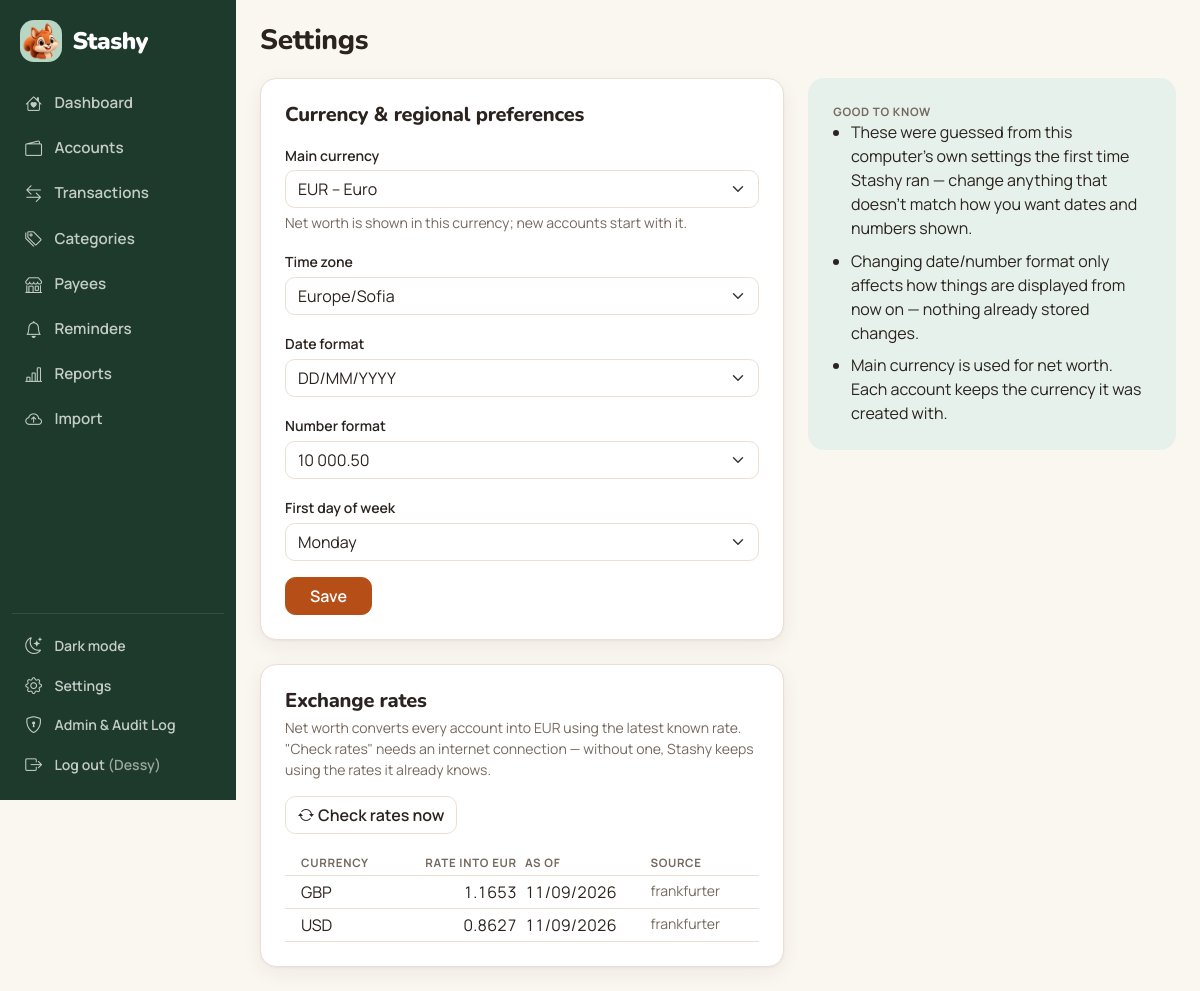
Page /settings/ (signed in) on the committed database.
### finance/models.py (models this page shows, shortened)
class Profile(models.Model):
    user = models.OneToOneField(settings.AUTH_USER_MODEL, on_delete=models.CASCADE, related_name="stashy_profile")
    main_currency = models.CharField(
        max_length=3, choices=CURRENCY_CHOICES, default=DEFAULT_CURRENCY,
        help_text="Net worth is shown in this currency; new accounts start with it.",
    )
    time_zone = models.CharField(max_length=64, default=settings.TIME_ZONE)
    date_format = models.CharField(max_length=3, choices=regional.DATE_FORMAT_CHOICES, default="dmy")
    number_format = models.CharField(max_length=12, choices=regional.NUMBER_FORMAT_CHOICES, default="space_dot")
    first_day_of_week = models.PositiveSmallIntegerField(choices=regional.FIRST_DAY_CHOICES, default=1)
    @classmethod
    def for_user(cls, user):
        profile = cls.objects.filter(user=user).first()
        if profile is not None:
            return profile
    @property
    def preferences(self):
        return regional.Preferences(
            date_format=self.date_format,
            number_format=self.number_format,
            first_day_of_week=self.first_day_of_week,
            time_zone=self.time_zone,
            main_currency=self.main_currency,
        )

class Account(models.Model):
    AccountType = AccountType
    name = models.CharField(max_length=120)
    account_type = models.CharField(max_length=20, choices=ACCOUNT_TYPE_CHOICES, default=AccountType.CASH)
    currency = models.CharField(max_length=3, choices=CURRENCY_CHOICES, default=DEFAULT_CURRENCY)
    institution = models.CharField(
        max_length=120, blank=True, help_text="Fill when a bank or company is behind this account.",
    )
    is_active = models.BooleanField(default=True)
    notes = models.TextField(blank=True)
    created_at = models.DateTimeField(auto_now_add=True)
    objects = AccountQuerySet.as_manager()
    class Meta:
        ordering = ["name"]

class ExchangeRate(models.Model):
    class Source(models.TextChoices):
        MANUAL = "manual", "Typed in"
        FRANKFURTER = "frankfurter", "Frankfurter (ECB)"
    base_currency = models.CharField("from", max_length=3, choices=CURRENCY_CHOICES)
    quote_currency = models.CharField("to", max_length=3, choices=CURRENCY_CHOICES)
    rate = models.DecimalField(max_digits=20, decimal_places=10, help_text="How much 1 unit of the first currency is worth in the second.")
    date = models.DateField()
    source = models.CharField(max_length=12, choices=Source.choices, default=Source.MANUAL)
    class Meta:
        ordering = ["-date", "base_currency", "quote_currency"]
        constraints = [
            models.UniqueConstraint(
                fields=["base_currency", "quote_currency", "date", "source"], name="unique_rate_per_day_and_source"
            ),
            models.CheckConstraint(condition=Q(rate__gt=0), name="exchange_rate_positive"),
        ]

### finance/views.py (the view, shortened to what this page needs)
# urls.py: path("settings/", views.settings_view, name="settings"),
@login_required
def settings_view(request):
    profile = Profile.for_user(request.user)
    currencies = convertible_currencies(Account.objects.all()) or [profile.main_currency]
    if request.method == "POST":
        form = ProfileForm(request.POST, instance=profile)
        if form.is_valid():
            form.save()
            messages.success(request, "Preferences saved.")
            return redirect("finance:settings")
    else:
        form = ProfileForm(instance=profile)
    rates = RateTable(profile.main_currency)
    known_rates = [
        (code, rates.known(code)) for code in currencies if code != profile.main_currency
    ]
    return render(request, "finance/settings.html", {
        "form": form,
        "check_rates_form": CheckRatesForm(),
        "profile": profile,
        "known_rates": known_rates,
    })

### finance/forms.py
class ProfileForm(BootstrapFormMixin, forms.ModelForm):
    class Meta:
        model = Profile
        fields = ["main_currency", "time_zone", "date_format", "number_format", "first_day_of_week"]
    def __init__(self, *args, **kwargs):
        super().__init__(*args, **kwargs)
        self.fields["time_zone"].widget = forms.Select(choices=[(z, z) for z in regional.time_zone_choices()])
        self.fields["time_zone"].widget.attrs["class"] = "form-select"

class CheckRatesForm(forms.Form):
    """No fields — just the button that triggers a Frankfurter fetch; needs an internet connection."""

### audit/context.py (called while the page is built)
def new_operation_id():
    return uuid.uuid4().hex[:12]

@contextmanager
def _activate(context):
    token = _current.set(context)
    try:
        yield context
    finally:
        _current.reset(token)

def request_context(request):
    return _activate(AuditContext(source=USER, operation=new_operation_id(), request=request))

### finance/context_processors.py (called while the page is built)
def regional_preferences(request):
    return {"regional": regional.current()}

### finance/currency.py (called while the page is built)
    def _load(self):
        from .models import ExchangeRate
        known = {}
        rows = ExchangeRate.objects.filter(Q(base_currency=self.target) | Q(quote_currency=self.target)).exclude(
            base_currency=F("quote_currency")
        )
        manual = ExchangeRate.Source.MANUAL
        for row in sorted(rows, key=lambda r: (r.date, r.source == manual, r.pk)):  # later rows override earlier ones
            if row.quote_currency == self.target:
                known[row.base_currency] = KnownRate(row.rate, row.date, row.source)
            else:
                known[row.quote_currency] = KnownRate(1 / row.rate, row.date, row.source)
        return known

    def known(self, currency):
        if currency == self.target:
            return None
        if self._known is None:
            self._known = self._load()
        return self._known.get(currency)

### finance/forms.py (called while the page is built)
def _use_regional_dates(form):
    prefs = regional.current()
    for field in form.fields.values():
        if isinstance(field, forms.DateField):
            field.input_formats = prefs.date_input_formats
            if isinstance(field.widget, DateInput):
                field.widget.attrs["placeholder"] = prefs.date_placeholder
                field.widget.format = prefs.date_pattern

def convertible_currencies(accounts):
    return sorted({account.currency for account in accounts})

### finance/regional.py (called while the page is built)
def current():
    return _current.get()

### finance/templates/finance/settings.html (shortened to what this page needs)
{% extends "finance/base.html" %}
{% load stashy_format %}
{% block content %}
<div class="page-header">
    <h1 class="h3 mb-0">Settings</h1>
</div>
<div class="row g-4 align-items-start">
    <div class="col-lg-7 col-xxl-6">
        <div class="card p-4 mb-4">
            <h2 class="h5 mb-3">Currency &amp; regional preferences</h2>
            <form method="post">
                {% for field in form %}
                <div class="mb-3">
                    <label class="form-label" for="{{ field.id_for_label }}">{{ field.label }}</label>
                    {{ field }}
                    {% if field.help_text %}<div class="form-text">{{ field.help_text }}</div>{% endif %}
                </div>
                {% endfor %}
                <button type="submit" class="btn btn-primary px-4">Save</button>
            </form>
        </div>
        <div class="card p-4">
            <h2 class="h5 mb-1">Exchange rates</h2>
            <p class="text-muted small">Net worth converts every account into {{ profile.main_currency }} using the
                latest known rate. "Check rates" needs an internet connection — without one, Stashy keeps using the
                rates it already knows.</p>
            <form method="post" class="mb-3">
                <button type="submit" name="check_rates" value="1" class="btn btn-outline-secondary">
                    <i class="bi bi-arrow-repeat me-1"></i>Check rates now
                </button>
            </form>
            {% if known_rates %}
            <table class="table table-sm mb-0">
                <thead><tr><th>Currency</th><th class="text-end">Rate into {{ profile.main_currency }}</th><th>As of</th><th>Source</th></tr></thead>
                <tbody>
                {% for code, known in known_rates %}
                    <tr>
                        <td>{{ code }}</td>
                        {% if known %}
                        <td class="text-end">{{ known.rate|money:4 }}</td>
                        <td>{{ known.date }}</td>
                        <td class="text-muted small">{{ known.source }}</td>
                        {% else %}
                        <td class="text-end text-muted" colspan="3">No rate known yet — edit one in the admin, or check rates.</td>
                        {% endif %}
                    </tr>
                {% endfor %}
                </tbody>
            </table>
            {% else %}
            <p class="text-muted small mb-0">Every account already uses {{ profile.main_currency }}, so there's nothing to convert.</p>
            {% endif %}
        </div>
    </div>
    <div class="col-lg-5 col-xxl-4">
        <aside class="card help-card p-4">
            <div class="card-title-sm">Good to know</div>
            <ul>
                <li>These were guessed from this computer's own settings the first time Stashy ran — change anything that doesn't match how you want dates and numbers shown.</li>
                <li>Changing date/number format only affects how things are displayed from now on — nothing already stored changes.</li>
                <li>Main currency is used for net worth. Each account keeps the currency it was created with.</li>
            </ul>
        </aside>
    </div>
</div>
{% endblock %}

### finance/templates/finance/includes/sidebar_contents.html (shortened to what this page needs)
{% load static %}
{% with current=request.resolver_match.url_name|default:"" %}
<a href="{% url 'finance:dashboard' %}" class="stashy-brand">
    <img src="{% static 'finance/img/mascot-face-96.png' %}" alt="" width="42" height="42">
    <span>Stashy</span>
</a>
<nav class="stashy-nav">
    <a href="{% url 'finance:dashboard' %}" class="{% if current == 'dashboard' %}active{% endif %}"><i class="bi bi-house-heart"></i>Dashboard</a>
    <a href="{% url 'finance:account_list' %}" class="{% if 'account' in current %}active{% endif %}"><i class="bi bi-wallet2"></i>Accounts</a>
    <a href="{% url 'finance:transaction_list' %}" class="{% if 'transaction' in current and current != 'import_transactions' %}active{% endif %}"><i class="bi bi-arrow-left-right"></i>Transactions</a>
    <a href="{% url 'finance:category_list' %}" class="{% if 'category' in current %}active{% endif %}"><i class="bi bi-tags"></i>Categories</a>
    <a href="{% url 'finance:payee_list' %}" class="{% if 'payee' in current %}active{% endif %}"><i class="bi bi-shop"></i>Payees</a>
    <a href="{% url 'finance:reminder_list' %}" class="{% if 'reminder' in current %}active{% endif %}"><i class="bi bi-bell"></i>Reminders</a>
    <a href="{% url 'finance:reports' %}" class="{% if current == 'reports' %}active{% endif %}"><i class="bi bi-bar-chart-line"></i>Reports</a>
    <a href="{% url 'finance:import_transactions' %}" class="{% if current == 'import_transactions' %}active{% endif %}"><i class="bi bi-cloud-arrow-up"></i>Import</a>
</nav>
<div class="stashy-sidebar-footer">
    <button type="button" class="sidebar-action" data-theme-toggle aria-label="Switch to dark mode">
        <i class="bi bi-moon-stars"></i><span data-theme-label>Dark mode</span>
    </button>
    <a href="{% url 'finance:settings' %}" class="sidebar-action {% if current == 'settings' %}active{% endif %}"><i class="bi bi-gear"></i><span>Settings</span></a>
    <a href="{% url 'admin:index' %}" target="_blank" rel="noopener" class="sidebar-action"><i class="bi bi-shield-lock"></i><span>Admin &amp; Audit Log</span></a>
    {% if user.is_authenticated %}
    <form method="post" action="{% url 'logout' %}">
        <button type="submit" class="sidebar-action">
            <i class="bi bi-box-arrow-right"></i><span>Log out <span class="opacity-75">({{ user.username }})</span></span>
        </button>
    </form>
    {% endif %}
</div>
{% endwith %}

### rows in the picture
Profile: form "EUR – Euro" "Europe/Sofia" "DD/MM/YYYY" "10 000.50" "Monday", main_currency "EUR"
Account: known_rates "GBP"
ExchangeRate: date "11/09/2026", source "frankfurter"
Account: known_rates "USD"
ExchangeRate: date "11/09/2026", source "frankfurter"

### other values in the picture
{{ user.username }} "Dessy"
{{ field.label }} "Main currency" "Time zone" "Date format" "Number format" "First day of week"
{{ field.help_text }} "Net worth is shown in this currency; new accounts start with it."
{{ known.rate|money:4 }} "1.1653" "0.8627"
